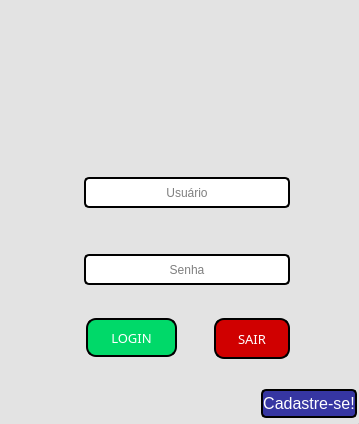
<?xml version="1.0" encoding="UTF-8"?>
<ui version="4.0">
 <class>mainWindow</class>
 <widget class="QMainWindow" name="mainWindow">
  <property name="geometry">
   <rect>
    <x>0</x>
    <y>0</y>
    <width>359</width>
    <height>424</height>
   </rect>
  </property>
  <property name="sizePolicy">
   <sizepolicy hsizetype="Preferred" vsizetype="Preferred">
    <horstretch>0</horstretch>
    <verstretch>0</verstretch>
   </sizepolicy>
  </property>
  <property name="minimumSize">
   <size>
    <width>359</width>
    <height>424</height>
   </size>
  </property>
  <property name="maximumSize">
   <size>
    <width>359</width>
    <height>424</height>
   </size>
  </property>
  <property name="sizeIncrement">
   <size>
    <width>0</width>
    <height>5</height>
   </size>
  </property>
  <property name="baseSize">
   <size>
    <width>3</width>
    <height>0</height>
   </size>
  </property>
  <property name="font">
   <font>
    <family>MS Reference Sans Serif</family>
   </font>
  </property>
  <property name="windowTitle">
   <string>Login</string>
  </property>
  <property name="windowIcon">
   <iconset>
    <normaloff>imagens Projeto/login (3).png</normaloff>imagens Projeto/login (3).png</iconset>
  </property>
  <property name="windowOpacity">
   <double>1.000000000000000</double>
  </property>
  <property name="styleSheet">
   <string notr="true">background-color: rgb(188, 188, 93);</string>
  </property>
  <property name="iconSize">
   <size>
    <width>50</width>
    <height>50</height>
   </size>
  </property>
  <widget class="QWidget" name="centralwidget">
   <widget class="QFrame" name="frame">
    <property name="geometry">
     <rect>
      <x>-96</x>
      <y>-23</y>
      <width>457</width>
      <height>451</height>
     </rect>
    </property>
    <property name="styleSheet">
     <string notr="true">background-color: rgb(227, 227, 227);
border-radius: 20px;

border-width: 2px; 
border-radius: 5px;
border-style: outset; 
border-color: rgb(0, 0, 0);</string>
    </property>
    <property name="frameShape">
     <enum>QFrame::StyledPanel</enum>
    </property>
    <property name="frameShadow">
     <enum>QFrame::Raised</enum>
    </property>
    <widget class="QPushButton" name="bt_buscar_2">
     <property name="enabled">
      <bool>true</bool>
     </property>
     <property name="geometry">
      <rect>
       <x>100</x>
       <y>178</y>
       <width>67</width>
       <height>71</height>
      </rect>
     </property>
     <property name="font">
      <font>
       <family>Arial Black</family>
       <pointsize>12</pointsize>
       <weight>10</weight>
       <italic>false</italic>
       <bold>false</bold>
      </font>
     </property>
     <property name="mouseTracking">
      <bool>false</bool>
     </property>
     <property name="toolTip">
      <string notr="true"/>
     </property>
     <property name="styleSheet">
      <string notr="true">background-color: rgb(227, 227, 227);

color: rgb(255, 255, 255);
font: 87 12pt &quot;Arial Black&quot;;
border-width: 0px; 
border-radius: 10px;
border-style: outset; 
border-color: rgb(0, 0, 0);
</string>
     </property>
     <property name="text">
      <string/>
     </property>
     <property name="icon">
      <iconset>
       <normaloff>imagens Projeto/login (3).png</normaloff>imagens Projeto/login (3).png</iconset>
     </property>
     <property name="iconSize">
      <size>
       <width>50</width>
       <height>50</height>
      </size>
     </property>
    </widget>
    <widget class="QLineEdit" name="lineEdit">
     <property name="geometry">
      <rect>
       <x>180</x>
       <y>200</y>
       <width>206</width>
       <height>31</height>
      </rect>
     </property>
     <property name="styleSheet">
      <string notr="true">background-color: rgb(255, 255, 255);</string>
     </property>
     <property name="alignment">
      <set>Qt::AlignCenter</set>
     </property>
     <property name="placeholderText">
      <string>Usuário</string>
     </property>
    </widget>
    <widget class="QLineEdit" name="lineEdit_2">
     <property name="geometry">
      <rect>
       <x>180</x>
       <y>277</y>
       <width>206</width>
       <height>31</height>
      </rect>
     </property>
     <property name="styleSheet">
      <string notr="true">background-color: rgb(255, 255, 255);</string>
     </property>
     <property name="echoMode">
      <enum>QLineEdit::Password</enum>
     </property>
     <property name="alignment">
      <set>Qt::AlignCenter</set>
     </property>
     <property name="placeholderText">
      <string>Senha</string>
     </property>
    </widget>
    <widget class="QPushButton" name="bt_buscar_3">
     <property name="enabled">
      <bool>true</bool>
     </property>
     <property name="geometry">
      <rect>
       <x>100</x>
       <y>253</y>
       <width>67</width>
       <height>71</height>
      </rect>
     </property>
     <property name="font">
      <font>
       <family>Arial Black</family>
       <pointsize>12</pointsize>
       <weight>10</weight>
       <italic>false</italic>
       <bold>false</bold>
      </font>
     </property>
     <property name="mouseTracking">
      <bool>false</bool>
     </property>
     <property name="toolTip">
      <string notr="true"/>
     </property>
     <property name="styleSheet">
      <string notr="true">
background-color: rgb(227, 227, 227);

color: rgb(255, 255, 255);
font: 87 12pt &quot;Arial Black&quot;;
border-width: 0px; 
border-radius: 10px;
border-style: outset; 
border-color: rgb(0, 0, 0);
</string>
     </property>
     <property name="text">
      <string/>
     </property>
     <property name="icon">
      <iconset>
       <normaloff>imagens Projeto/senha (1).png</normaloff>imagens Projeto/senha (1).png</iconset>
     </property>
     <property name="iconSize">
      <size>
       <width>50</width>
       <height>50</height>
      </size>
     </property>
    </widget>
    <widget class="QPushButton" name="bt_buscar_4">
     <property name="enabled">
      <bool>true</bool>
     </property>
     <property name="geometry">
      <rect>
       <x>225</x>
       <y>55</y>
       <width>115</width>
       <height>121</height>
      </rect>
     </property>
     <property name="font">
      <font>
       <family>Arial Black</family>
       <pointsize>12</pointsize>
       <weight>10</weight>
       <italic>false</italic>
       <bold>false</bold>
      </font>
     </property>
     <property name="mouseTracking">
      <bool>false</bool>
     </property>
     <property name="toolTip">
      <string notr="true"/>
     </property>
     <property name="styleSheet">
      <string notr="true">background-color: rgb(227, 227, 227);

color: rgb(255, 255, 255);
font: 87 12pt &quot;Arial Black&quot;;
border-width: 0px; 
border-radius: 10px;
border-style: outset; 
border-color: rgb(0, 0, 0);
</string>
     </property>
     <property name="text">
      <string/>
     </property>
     <property name="icon">
      <iconset>
       <normaloff>imagens Projeto/senha (2).png</normaloff>imagens Projeto/senha (2).png</iconset>
     </property>
     <property name="iconSize">
      <size>
       <width>100</width>
       <height>100</height>
      </size>
     </property>
    </widget>
    <widget class="QPushButton" name="pushButton">
     <property name="geometry">
      <rect>
       <x>182</x>
       <y>341</y>
       <width>91</width>
       <height>39</height>
      </rect>
     </property>
     <property name="font">
      <font>
       <family>Arial Black</family>
       <pointsize>10</pointsize>
       <weight>50</weight>
       <italic>false</italic>
       <bold>false</bold>
      </font>
     </property>
     <property name="cursor">
      <cursorShape>PointingHandCursor</cursorShape>
     </property>
     <property name="styleSheet">
      <string notr="true">QPushButton{
color: rgb(255, 255, 255);
border-width: 2px; 
border-radius: 10px;
	background-color: rgb(0, 217, 105);
border-style: outset; 
border-color: rgb(0, 0, 0);
}

QPushButton:pressed{
background-color: rgb(114, 170, 84);
font: 87 10pt &quot;Arial Black&quot;;
border-width: 2px; 
border-radius: 10px;
border-style: outset; 
border-color: rgb(234, 234, 234);

}
 </string>
     </property>
     <property name="text">
      <string>LOGIN</string>
     </property>
     <property name="icon">
      <iconset>
       <normaloff>imagens Projeto/nome.png</normaloff>imagens Projeto/nome.png</iconset>
     </property>
     <property name="iconSize">
      <size>
       <width>25</width>
       <height>25</height>
      </size>
     </property>
    </widget>
    <widget class="QPushButton" name="bt_sairtela03">
     <property name="geometry">
      <rect>
       <x>310</x>
       <y>341</y>
       <width>76</width>
       <height>41</height>
      </rect>
     </property>
     <property name="font">
      <font>
       <family>Arial Black</family>
       <pointsize>10</pointsize>
       <weight>10</weight>
       <italic>false</italic>
       <bold>false</bold>
      </font>
     </property>
     <property name="cursor">
      <cursorShape>PointingHandCursor</cursorShape>
     </property>
     <property name="styleSheet">
      <string notr="true">QPushButton{
color: rgb(255, 255, 255);
	background-color: rgb(208, 0, 0);
font: 87 10pt &quot;Arial Black&quot;;
border-width: 2px; 
border-radius: 10px;
border-style: outset; 
border-color: rgb(0, 0, 0);
}

QPushButton:pressed{
color: rgb(255, 255, 255);
	background-color: rgb(132, 0, 0);
font: 87 10pt &quot;Arial Black&quot;;
border-width: 2px; 
border-radius: 10px;
border-style: outset; 
border-color: rgb(255, 255, 255);



}
 </string>
     </property>
     <property name="text">
      <string>SAIR</string>
     </property>
     <property name="icon">
      <iconset>
       <normaloff>imagens Projeto/logout.png</normaloff>imagens Projeto/logout.png</iconset>
     </property>
     <property name="iconSize">
      <size>
       <width>25</width>
       <height>25</height>
      </size>
     </property>
    </widget>
    <widget class="QPushButton" name="pushButton_2">
     <property name="geometry">
      <rect>
       <x>357</x>
       <y>412</y>
       <width>96</width>
       <height>29</height>
      </rect>
     </property>
     <property name="font">
      <font>
       <pointsize>12</pointsize>
      </font>
     </property>
     <property name="styleSheet">
      <string notr="true">QPushButton{
background-color: rgb(54, 54, 162);
color: rgb(255, 255, 255);

border-width: 2px; 
border-radius: 5px;
border-style: outset; 
border-color: rgb(0, 0, 0);
}

QPushButton:pressed{
background-color: rgb(54, 54, 162);
color: rgb(255, 255, 255);
border-width: 4px; 
border-radius: 5px;
border-style: outset; 
border-color: rgb(255, 255, 255);



}
 </string>
     </property>
     <property name="text">
      <string>Cadastre-se!</string>
     </property>
    </widget>
    <widget class="QLabel" name="label">
     <property name="geometry">
      <rect>
       <x>236</x>
       <y>315</y>
       <width>100</width>
       <height>20</height>
      </rect>
     </property>
     <property name="styleSheet">
      <string notr="true">border-width: 0px; 
border-radius: 0px;
border-style: outset; 
</string>
     </property>
     <property name="text">
      <string/>
     </property>
    </widget>
   </widget>
  </widget>
 </widget>
 <resources/>
 <connections/>
</ui>
